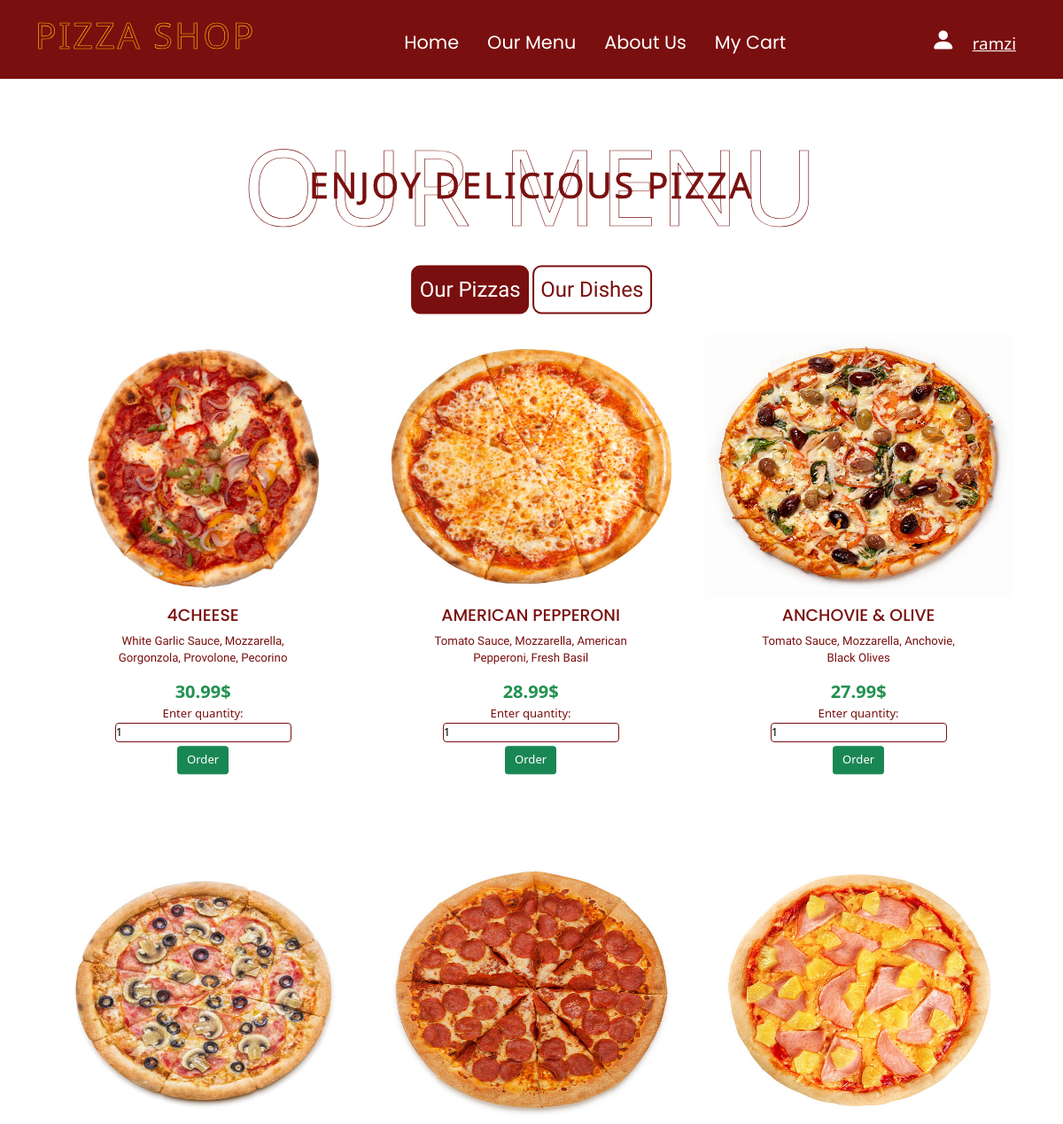
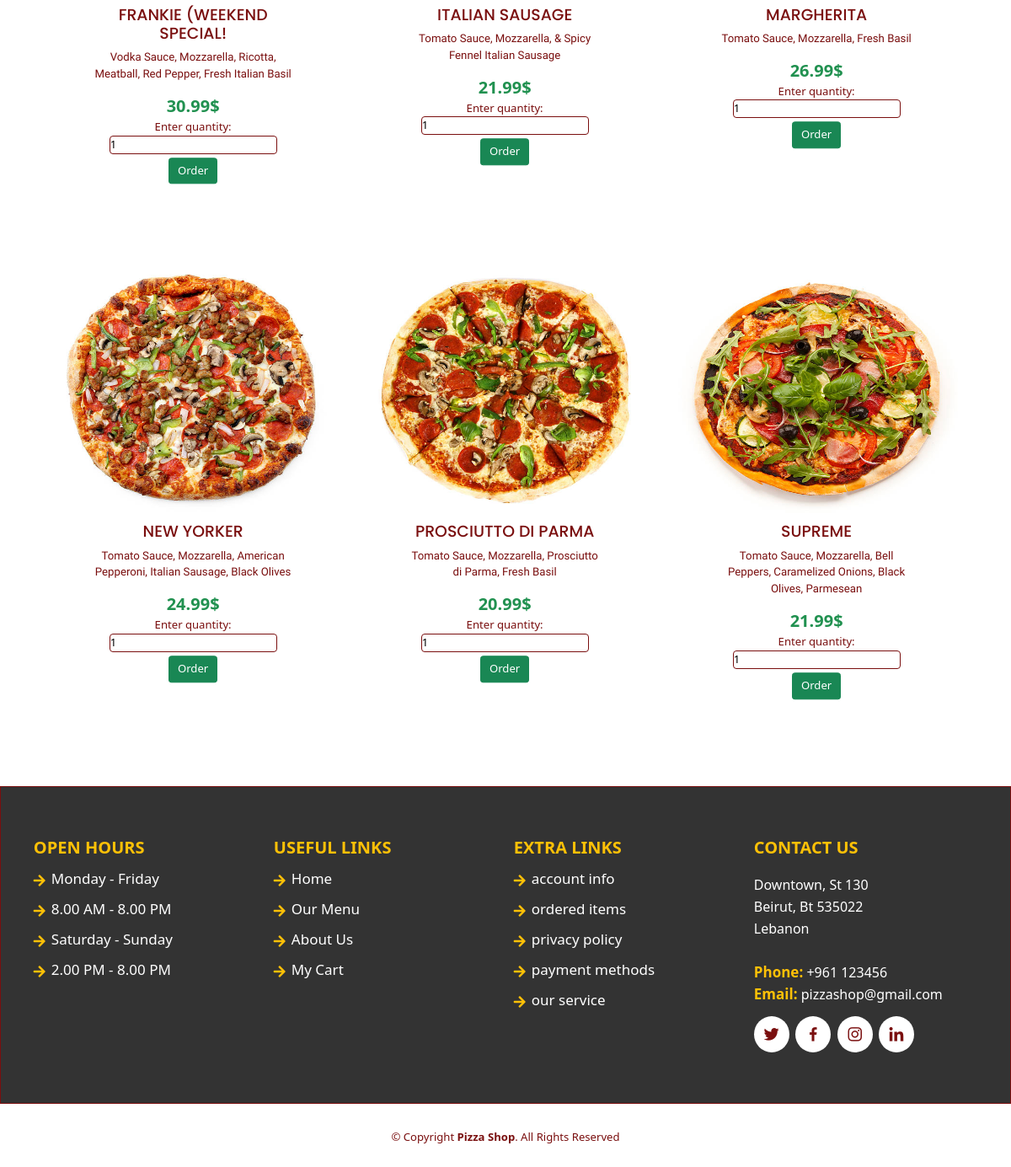
The page /menu.php (signed in) on the database its author committed (2 pictures, top to bottom).
### tables this page shows
CREATE TABLE `food` (
  `Name` varchar(25) NOT NULL,
  `price` double NOT NULL,
  `type` varchar(25) NOT NULL,
  `Description` text NOT NULL,
  `image` text NOT NULL
);

### menu.php (the view, shortened to what this page needs)
<!DOCTYPE html>
<?php
$get="";
if(isset($_SESSION["username"] )){
    $get=$_SESSION["username"];
}
else {
    $get="";
}
?>
<?php
    $conn= new mysqli("localhost", "root", "");
    $pizzaquery= "SELECT * FROM food WHERE type='pizza'";
    $pizzaresults= mysqli_query($conn, $pizzaquery);
     ?>
     <html>
        <head>
            <link href="https://cdn.jsdelivr.net/npm/bootstrap@5.1.3/dist/css/bootstrap.min.css" rel="stylesheet">
            <link rel="stylesheet" href="https://cdn.jsdelivr.net/npm/bootstrap-icons@1.8.1/font/bootstrap-icons.css">
            <link rel="stylesheet" href="https://cdnjs.cloudflare.com/ajax/libs/font-awesome/5.15.4/css/all.min.css">
            <link rel="stylesheet" href="https://cdn.jsdelivr.net/npm/boxicons@latest/css/boxicons.min.css">
            <link href="css/main.css" rel="stylesheet">
            <link href="css/menu.css" rel="stylesheet">
        </head>
        <body>
        <nav class="navbar-expand-lg navbar navbar-dark " style="background-color: rgb(122, 15, 15); ">
        <div class="container-xl">
            <a class="navbar-brand nav-item" href="#">
                <p id="STORE_LOGO">PIZZA SHOP</p>
            </a>
            <div class="collapse navbar-collapse" id="navbarCollapse">
            <div class="navbar-nav mx-lg-auto">
                <a class="nav-item nav-link " href="index.php"><p class="nav_p">Home</p></a>
                <a class="nav-item nav-link " href="menu.php"><p class="nav_p">Our Menu</p></a>
                <a class="nav-item nav-link " href="about.php"><p class="nav_p">About Us</p></a>
                <a class="nav-item nav-link " href="ordered.php"><p class="nav_p">My Cart</p></a>
            </div>
            <div class="d-flex align-items-lg-center mt-3 mt-lg-0">
            <a href="signin.php" target="_blank" class="nav-item nav-link " title="Sign In" id="login-btn"><i class="bi bi-person-fill ic"></i><spam class="username"><?php echo $get;?></spam></a>
            </div>
            </div>
        </div>
        </nav>
        <div id="about_us">
            <h1 class="heading" > OUR MENU <span>Enjoy Delicious Pizza</span></h1>
        </div>
        <br><br>
        <div id="dish_btns">
        <div class="center">
        <button type="button" class=" pizza_btn">Our Pizzas</button>
        <button type="button" class=" dish_btn">Our Dishes</button>
        </div>
        </div>
        <br><br>
        <div id="pizzas">
        <main class="ccontainer" id="container">
            <div class="gallery-wrapper">
                <ul class="gallery">
                  <?php while($rows=mysqli_fetch_assoc($pizzaresults)){
                            ?>
                    <li class="gallery-item">
                      <form method="post" action="">
                      <input type="hidden" name="image" value="<?php echo $rows['image'];?>"> </input><img src=<?php echo $rows['image'];?> class="gallery-img">
                        <div class="gallery-im-caption">
                          <input type="hidden" name="title" value="<?php echo $rows['Name'];?>">  </input><h4 class="title"><?php echo $rows['Name'];?></h4>
                            <input type="hidden" name="txt" value="<?php echo $rows['Description'];?>"> </input> <p class="txt"><?php echo $rows['Description'];?></p>
                            <input type="hidden" name="price" value="<?php echo $rows['price'];?>">  </input> <span class="price"><?php echo $rows['price'];?>$</span>
                          <div>
                            <label for="qtty">Enter quantity:</label>
                            <input style="  border-radius: 4px; border: 1px solid lightgrey; border-color: rgb(122, 15, 15); margin-bottom:4px; placeholder{color:rgb(122, 15, 15);}" class="qtty" name="quantity" type="number" value="1" placeholder="Enter quantity">
                          </div>
                             <div class="choice">
                                <button type="submit" onclick="order()" class="btn btn-success order">Order</button>
                            </div>
                        </div>
                      </form>
                    </li>
                  <?php }?>
                </ul>
            </div>
    </main>
        </div>
        <br><br>
        <footer id="footer">
            <div class="footer-top">
                <div class="container">
                    <div class="row">
                        <div class="col-lg-3 col-md-6 footer-links ">
                        <h4>Open Hours</h4>
                        <ul>
                            <li><i class="fas fa-arrow-right"></i> <a href="#">Monday - Friday</a></li>
                            <li><i class="fas fa-arrow-right"></i> <a href="#">8.00 AM - 8.00 PM</a></li>
                            <li><i class="fas fa-arrow-right"></i> <a href="#">Saturday - Sunday</a></li>
                            <li><i class="fas fa-arrow-right"></i> <a href="#">2.00 PM - 8.00 PM</a></li>
                        </ul>
                        </div>
                        <div class="col-lg-3 col-md-6 footer-links ">
                            <h4>Useful Links</h4>
                            <ul>
                                <li><i class="fas fa-arrow-right"></i> <a href="index.php">Home</a></li>
                                <li><i class="fas fa-arrow-right"></i> <a href="menu.php">Our Menu</a></li>
                                <li><i class="fas fa-arrow-right"></i> <a href="about.php">About Us</a></li>
                                <li><i class="fas fa-arrow-right"></i> <a href="ordered.php">My Cart</a></li>
                            </ul>
                        </div>
                        <div class="col-lg-3 col-md-6 footer-links ">
                            <h4>Extra Links</h4>
                            <ul>
                                <li><i class="fas fa-arrow-right"></i> <a href="#">account info</a></li>
                                <li><i class="fas fa-arrow-right"></i> <a href="#">ordered items</a></li>
                                <li><i class="fas fa-arrow-right"></i> <a href="#">privacy policy</a></li>
                                <li><i class="fas fa-arrow-right"></i> <a href="#">payment methods</a></li>
                                <li><i class="fas fa-arrow-right"></i> <a href="#">our service</a></li>
                            </ul>
                        </div>
                        <div class="col-lg-3 col-md-6 footer-contact">
                            <h4>Contact Us</h4>
                            <p>Downtown, St 130 <br> Beirut, Bt 535022<br> Lebanon <br><br> <span>Phone:</span> +961 123456<br> <span>Email:</span> pizzashop@gmail.com<br> </p>
                            <div class="social-links mt-3"> <a href="#" class="twitter"><i class="bx bxl-twitter"></i></a> <a href="#" class="facebook"><i class="bx bxl-facebook"></i></a> <a href="#" class="instagram"><i class="bx bxl-instagram"></i></a> <a href="#" class="linkedin"><i class="bx bxl-linkedin"></i></a> </div>
                        </div>
                    </div>
                </div>
            </div>
            <div class="container">
                <div class="copyright"> © Copyright <strong><span>Pizza Shop</span></strong>. All Rights Reserved </div>
            </div>
        </footer>
    </body>
</html>

### css/main.css (style rules this page uses)
.username { color: white; margin-left: 0.5cm; font-size: 0.5cm; text-decoration: underline; }
* { margin: 0; padding: 0; box-sizing: border-box; outline: none; border: none; text-decoration: none; transition: all .2s linear; }
html { font-size: 82%; overflow-x: hidden; scroll-padding-top: 7rem; scroll-behavior: smooth; }
.nav_p { font-family: 'Poppins', sans-serif; font-stretch: expanded; font-size: 0.55cm; margin-left: 0.5cm; margin-top: 0.5cm; color: white; }
.ic { color: white; font-size: 28px; margin-left: 0.4cm; }
#STORE_LOGO { font-size: 3rem; text-transform: uppercase; color: transparent; -webkit-text-stroke: .05rem #ffc107; letter-spacing: .2rem; text-align: center; margin-bottom: 0.2cm; }
.heading { font-size: 9rem; text-transform: uppercase; color: transparent; -webkit-text-stroke: .05rem rgb(122, 15, 15); letter-spacing: .2rem; text-align: center; pointer-events: none; position: relative; margin-top: 50px; }
.heading span { position: absolute; top: 50%; left: 50%; transform: translate(-50%, -50%); width: 100%; color: rgb(122, 15, 15); font-size: 3rem; }
#footer { padding: 0 0 30px 0; }
#footer .footer-top { background: #333; border: 1px solid rgb(122, 15, 15); padding: 60px 0 30px 0; color: white; }
#footer .footer-top .social-links a { font-size: 22px; display: inline-block; background: white; color: rgb(122, 15, 15); line-height: 1; padding: 10px; margin-right: 4px; border-radius: 50%; text-align: center; transition: 0.2s; }
#footer .footer-top h4 { font-size: 20px; font-weight: bold; color: #ffc107; text-transform: uppercase; position: relative; padding-bottom: 12px }
#footer .footer-top .footer-links { margin-bottom: 30px; }
#footer .footer-top .footer-links ul { list-style: none; padding: 0; margin: 0 }
#footer .footer-top .footer-links ul i { padding-right: 2px; color: #ffc107; font-size: 16px; line-height: 1 }
#footer .footer-top .footer-links ul li { padding: 10px 0; display: flex; align-items: center; }
#footer .footer-top .footer-links ul li:first-child { padding-top: 0 }
#footer .footer-top .footer-links ul a { color: #fff; transition: 0.15s; display: inline-block; line-height: 1; text-decoration: none; font-size: 17px; margin-left: 5px; margin-top: -4px; }
#footer .footer-top .footer-contact { margin-bottom: 30px; }
#footer .footer-top .footer-contact p { line-height: 26px; font-size: 16px; color: #fff; }
#footer .footer-top .footer-contact span { color: #ffc107; font-size: 17px; font-weight: bold; }
#footer .copyright { text-align: center; padding-top: 30px; color: rgb(122, 15, 15); }

### css/menu.css (style rules this page uses)
.ccontainer { width: 100%; height: auto; }
.gallery-wrapper { width: 100%; max-width: 340px; margin: 0 auto; height: auto; }
.gallery { margin: 0; padding: 0; list-style: none; width: 100%; height: auto; display: flex; flex-direction: column; }
.gallery-item:not(:last-of-type) { margin-bottom: 50px; }
.title { font-size:0.5cm; text-transform: uppercase; color: rgb(122, 15, 15); font-family: 'Poppins', sans-serif; }
span.price { color: #219150; font-size: 20px; font-weight: bold; }
.txt { font-size:0.35cm; font-family: "Trirong", serif; }
.gallery-img { width: 350px; height: 300px; border: 1px solid white; }
.gallery-im-caption { position: relative; margin: 0; padding: 8px; width: 250px; height: auto; margin-left: 1.3cm; color: rgb(122, 15, 15); text-align: center; }
.choice { margin-top: 7%; position: relative; bottom: 0; left: 50%; -ms-transform: translate(-50%, -50%); transform: translate(-50%, -50%); }
@media screen and (min-width: 769px) { .gallery-wrapper { max-width: 1240px; } }
@media screen and (min-width: 769px) { .gallery { flex-direction: row; flex-wrap: wrap; justify-content: center; } }
@media screen and (min-width: 769px) { .gallery-item { padding: 10px; } }
@media screen and (min-width: 769px) { .gallery-img { min-width: 350px; max-width: 350px; } }
.pizza_btn { border:2px solid rgb(122, 15, 15) ; color:white ; background-color: rgb(122, 15, 15); font-size: x-large; font-family: "Trirong", serif; padding: 0.2cm; border-radius: 10px; }
.dish_btn { border:2px solid rgb(122, 15, 15) ; color:rgb(122, 15, 15) ; font-size: x-large; background-color: white; font-family: "Trirong", serif; padding: 0.2cm; border-radius: 10px; }
.center { margin: 0; position: absolute; top: 50%; left: 50%; -ms-transform: translate(-50%, -50%); transform: translate(-50%, -50%); }
#dish_btns { width: 100%; position: relative; }
::placeholder { color: #fff; }

### rows shown on the page
food: image (picture), Name "4CHEESE", Description "White Garlic Sauce, Mozzarella, Gorgonzola, Provolone, Pecorino", price "30.99"
food: image (picture), Name "AMERICAN PEPPERONI", Description "Tomato Sauce, Mozzarella, American Pepperoni, Fresh Basil", price "28.99"
food: image (picture), Name "ANCHOVIE & OLIVE", Description "Tomato Sauce, Mozzarella, Anchovie, Black Olives", price "27.99"
food: image (picture), Name "FRANKIE (WEEKEND SPECIAL!", Description "Vodka Sauce, Mozzarella, Ricotta, Meatball, Red Pepper, Fresh Italian Basil", price "30.99"
food: image (picture), Name "ITALIAN SAUSAGE", Description "Tomato Sauce, Mozzarella, & Spicy Fennel Italian Sausage", price "21.99"
food: image (picture), Name "MARGHERITA", Description "Tomato Sauce, Mozzarella, Fresh Basil", price "26.99"
food: shows a picture, Name "NEW YORKER", Description "Tomato Sauce, Mozzarella, American Pepperoni, Italian Sausage, Black Olives", price "24.99"
food: image (picture), Name "PROSCIUTTO DI PARMA", Description "Tomato Sauce, Mozzarella, Prosciutto di Parma, Fresh Basil", price "20.99"
food: image (picture), Name "SUPREME", Description "Tomato Sauce, Mozzarella, Bell Peppers, Caramelized Onions, Black Olives, Parmesean", price "21.99"

### other values the page prints
$get "ramzi"
